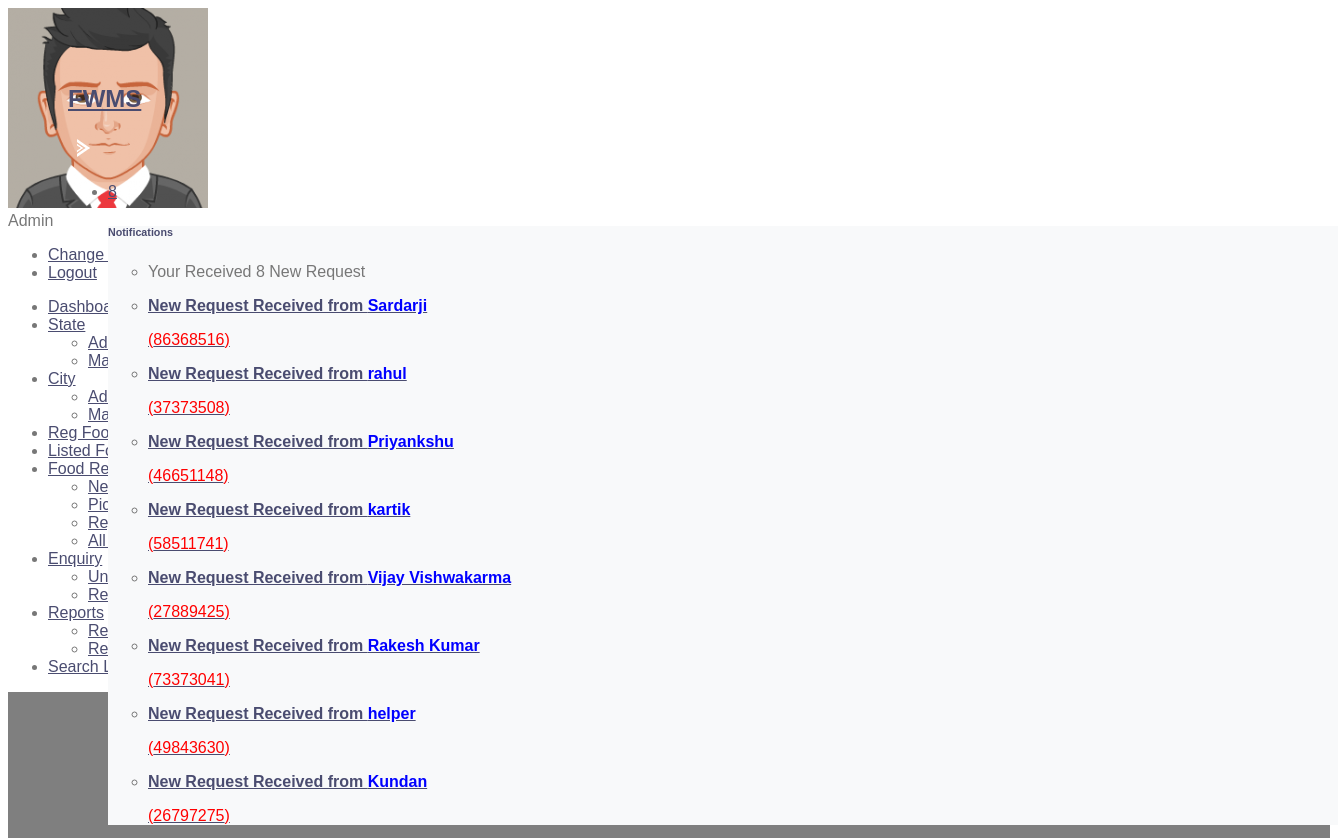
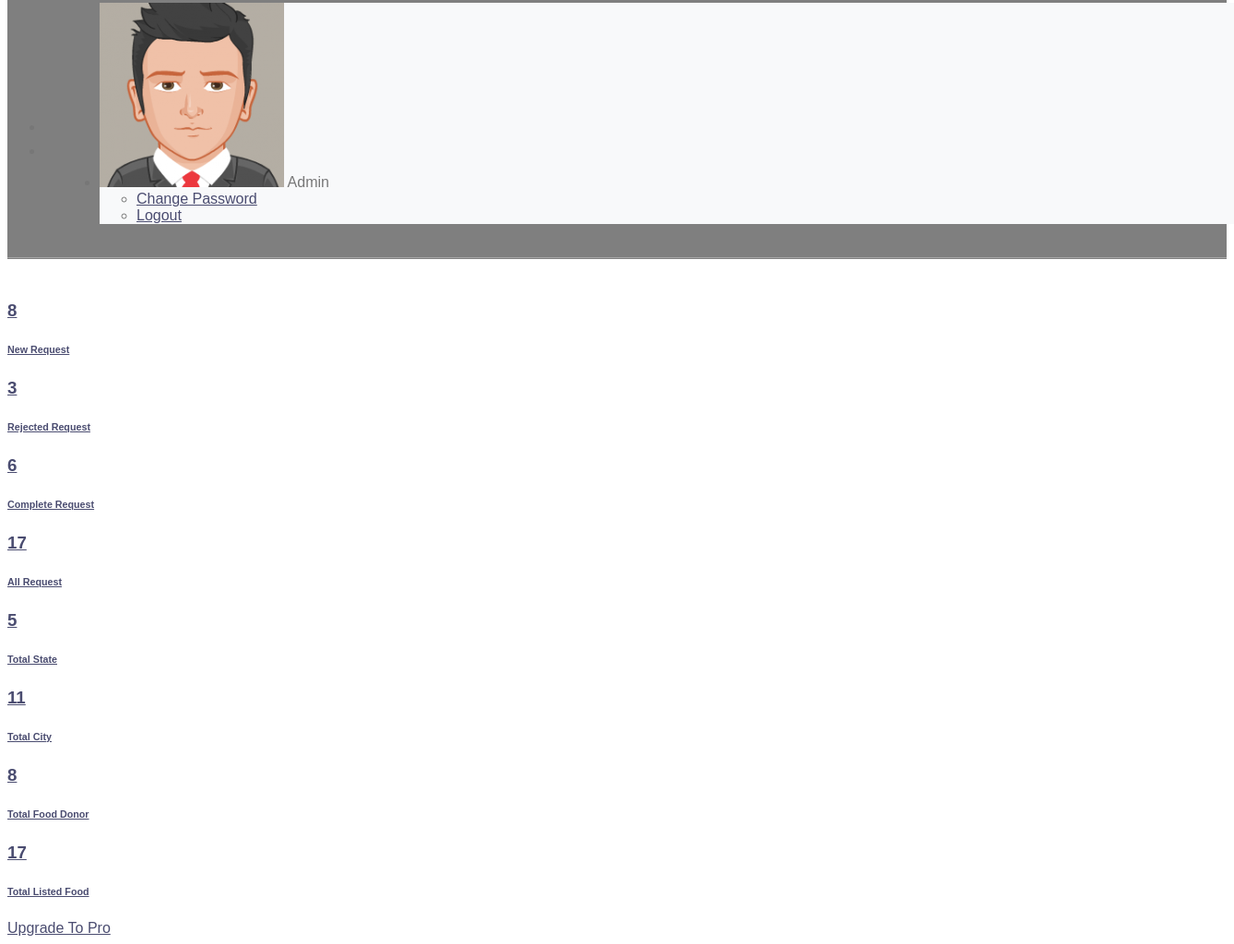
Screenshot of /dashboard (signed in) with the database file from the repository (2 pictures, top to bottom).
### foodwaste/models.py (models this page shows, shortened)
class Foodrequests(models.Model):
    food = models.ForeignKey(Food, on_delete=models.CASCADE, null=True)
    requestNumber = models.CharField(max_length=150, null=True)
    fullName = models.CharField(max_length=250, null=True)
    mobileNumber = models.CharField(max_length=15, null=True)
    message = models.CharField(max_length=350, null=True)
    requestDate = models.DateTimeField(auto_now_add=True)
    status = models.CharField(max_length=50, null=True) #tobc
    donorRemark = models.CharField(max_length=250, null=True)
    requestCompletionDate = models.DateField(null=True)

### foodwaste/views.py (the view)
# urls.py: path('dashboard', dashboard, name='dashboard'),
def dashboard(request):
    if not request.user.is_authenticated:
        return redirect('admin_login')
    totalstate = State.objects.all().count()
    totalcity = City.objects.all().count()
    totaldonor = Donor.objects.all().count()
    totalfood = Food.objects.all().count()
    totalrequest = Foodrequests.objects.all().count()
    totalnewrequest = Foodrequests.objects.filter(status=None).count()
    totalrejectrequest = Foodrequests.objects.filter(status='Request Rejected').count()
    totalcompleterequest = Foodrequests.objects.filter(status='Food Take Away/ Request Completed').count()
    return render(request, 'admin/dashboard.html', locals())

### foodwaste/templatetags/custom_tag.py (called while the page is built)
@register.filter(name = 'notification')
def notification(obj):
    foodrequest  = Foodrequests.objects.filter(status=None)
    return foodrequest

@register.simple_tag()
def notificationcount(*args, **kwargs):
    foodrequestcount  = Foodrequests.objects.filter(status=None).count()
    return foodrequestcount

### foodwaste/templates/admin/dashboard.html (shortened to what this page needs)
{% extends 'admin_base.html' %}
{% load static %}
{% block main %}
<div class="pcoded-main-container">
    <div class="pcoded-content">
        <div class="page-header">
            <div class="page-block">
                <div class="row align-items-center">
                    <div class="col-md-12">
                        <div class="page-header-title">
                            <h5 class="m-b-10">Dashboard</h5>
                        </div>
                        <ul class="breadcrumb mt-5">
                            <li class="breadcrumb-item"><a href="{% url 'dashboard' %}"></a></li>
                            <li class="breadcrumb-item"><a href="#">Dashboard</a></li>
                        </ul>
                    </div>
                </div>
            </div>
        </div>
        <div class="row">
            <div class="col-xl-4 col-md-6">
                <div class="card">
                <a href="{% url 'newRequest' %}">
                    <div class="card-body">
                        <div class="row align-items-center">
                            <div class="col-6">
                                <h3>{{totalnewrequest}}</h3>
                                <h6 class="text-muted m-b-0">New Request</h6>
                            </div>
                        </div>
                    </div></a>
                </div>
            </div>
            <div class="col-xl-4 col-md-6">
                <div class="card">
                <a href="{% url 'rejectRequest' %}">
                    <div class="card-body">
                        <div class="row align-items-center">
                            <div class="col-6">
                                <h3>{{totalrejectrequest}}</h3>
                                <h6 class="text-muted m-b-0">Rejected Request</h6>
                            </div>
                        </div>
                    </div></a>
                </div>
            </div>
            <div class="col-xl-4 col-md-6">
                <div class="card">
                <a href="{% url 'completeRequest' %}">
                    <div class="card-body">
                        <div class="row align-items-center">
                            <div class="col-6">
                                <h3>{{totalcompleterequest}}</h3>
                                <h6 class="text-muted m-b-0">Complete Request</h6>
                            </div>
                        </div>
                    </div></a>
                </div>
            </div>
            <div class="col-xl-4 col-md-6">
                <div class="card">
                <a href="{% url 'allRequest' %}">
                    <div class="card-body">
                        <div class="row align-items-center">
                            <div class="col-6">
                                <h3>{{totalrequest}}</h3>
                                <h6 class="text-muted m-b-0">All Request</h6>
                            </div>
                        </div>
                    </div></a>
                </div>
            </div>
            <div class="col-xl-4 col-md-12">
                <div class="card">
                    <a href="{% url 'manageState' %}">
                    <div class="card-body">
                        <div class="row align-items-center">
                            <div class="col-6">
                                <h3>{{totalstate}}</h3>
                                <h6 class="text-muted m-b-0">Total State </h6>
                            </div>
                        </div>
                    </div></a>
                </div>
            </div>
            <div class="col-xl-4 col-md-6">
                <div class="card">
                    <a href="{% url 'manageCity' %}">
                    <div class="card-body">
                        <div class="row align-items-center">
                            <div class="col-6">
                                <h3>{{totalcity}}</h3>
                                <h6 class="text-muted m-b-0">Total City</h6>
                            </div>
                        </div>
                    </div></a>
                </div>
            </div>
            <div class="col-xl-4 col-md-6">
                <div class="card">
                    <a href="{% url 'regFoodDonor' %}">
                    <div class="card-body">
                        <div class="row align-items-center">
                            <div class="col-6">
                                <h3>{{totaldonor}}</h3>
                                <h6 class="text-muted m-b-0">Total Food Donor</h6>
                            </div>
                        </div>
                    </div></a>
                </div>
            </div>
            <div class="col-xl-4 col-md-6">
                <div class="card">
                <a href="{% url 'listedFood' %}">
                    <div class="card-body">
                        <div class="row align-items-center">
                            <div class="col-6">
                                <h3>{{totalfood}}</h3>
                                <h6 class="text-muted m-b-0">Total Listed Food</h6>
                            </div>
                        </div>
                    </div></a>
                </div>
            </div>
        </div>
    </div>
</div>
{% endblock %}

### foodwaste/templates/admin_base.html (shortened to what this page needs)
{% load static %}
{% load custom_tag %}
<!DOCTYPE html>
<html lang="en">
<head>
    <link rel="stylesheet" href="{% static 'assets/css/style.css' %}">
</head>
<body class="">
<nav class="pcoded-navbar  ">
    <div class="navbar-wrapper  ">
        <div class="navbar-content scroll-div ">
            <div class="">
                <div class="main-menu-header">
                    <img class="img-radius" src="{% static 'assets/images/user/avatar-2.png' %}" alt="User-Profile-Image">
                    <div class="user-details">
                        <div id="more-details">Admin</div>
                    </div>
                </div>
                <div class="collapse" id="nav-user-link">
                    <ul class="list-unstyled">
                        <li class="list-group-item"><a href="{% url 'changePassword' %}">Change Password</a>
                        </li>
                        <li class="list-group-item"><a href="/logout">Logout</a></li>
                    </ul>
                </div>
            </div>
            <ul class="nav pcoded-inner-navbar ">
                <li class="nav-item">
                    <a href="{% url 'dashboard' %}" class="nav-link "><span class="pcoded-micon"></span><span
                            class="pcoded-mtext">Dashboard</span></a>
                </li>
                <li class="nav-item pcoded-hasmenu">
                    <a href="#" class="nav-link "><span class="pcoded-micon"></span><span
                            class="pcoded-mtext">State</span></a>
                    <ul class="pcoded-submenu">
                        <li><a href="{% url 'addState' %}">Add State</a></li>
                        <li><a href="{% url 'manageState' %}">Manage State</a></li>
                    </ul>
                </li>
                <li class="nav-item pcoded-hasmenu">
                    <a href="#" class="nav-link "><span class="pcoded-micon"></span><span
                            class="pcoded-mtext">City</span></a>
                    <ul class="pcoded-submenu">
                        <li><a href="{% url 'addCity' %}">Add City</a></li>
                        <li><a href="{% url 'manageCity' %}">Manage City</a></li>
                    </ul>
                </li>
                <li class="nav-item">
                    <a href="{% url 'regFoodDonor' %}" class="nav-link "><span class="pcoded-mtext">Reg Food Donor</span></a>
                </li>
                <li class="nav-item">
                    <a href="{% url 'listedFood' %}" class="nav-link "><span class="pcoded-mtext">Listed Food</span></a>
                </li>
                <li class="nav-item pcoded-hasmenu">
                    <a href="#" class="nav-link "><span class="pcoded-mtext">Food Request</span></a>
                    <ul class="pcoded-submenu">
                        <li><a href="{% url 'newRequest' %}">New Request</a></li>
                        <li><a href="{% url 'completeRequest' %}">Picked/Take Away/Completed</a></li>
                        <li><a href="{% url 'rejectRequest' %}">Rejected Request</a></li>
                        <li><a href="{% url 'allRequest' %}">All Request</a></li>
                    </ul>
                </li>
                <li class="nav-item pcoded-hasmenu">
                    <a href="#" class="nav-link "><span class="pcoded-micon"></span><span
                            class="pcoded-mtext">Enquiry</span></a>
                    <ul class="pcoded-submenu">
                        <li><a href="{% url 'unreadEnquiry' %}">Unread Enquiry</a></li>
                        <li><a href="{% url 'readEnquiry' %}">Read Enquiry</a></li>
                    </ul>
                </li>
                <li class="nav-item pcoded-hasmenu">
                    <a href="#" class="nav-link "><span class="pcoded-micon"></span><span
                            class="pcoded-mtext">Reports</span></a>
                    <ul class="pcoded-submenu">
                        <li><a href="{% url 'reportDonatedFood' %}">Report of Donated Food</a></li>
                        <li><a href="{% url 'reportregfoodDonor' %}">Report of Reg Food Donor</a></li>
                    </ul>
                </li>
                <li class="nav-item">
                    <a href="{% url 'searchFood' %}" class="nav-link "><span class="pcoded-mtext">Search Listed Food</span></a>
                </li>
            </ul>
        </div>
    </div>
</nav>
<header class="navbar pcoded-header navbar-expand-lg navbar-light header-dark">
    <div class="m-header">
        <a href="#!" class="b-brand">
            <h2>FWMS</h2>
            <img src="{% static 'assets/images/logo-icon.png' %}" alt="" class="logo-thumb">
        </a>
    </div>
    <div class="collapse navbar-collapse">
        <ul class="navbar-nav ml-auto">
            <li>
                <div class="dropdown">
                    <a class="dropdown-toggle" href="#" data-toggle="dropdown">
                        <span class="badge badge-pill badge-danger">{% notificationcount %}</span>
                    </a>
                    <div class="dropdown-menu dropdown-menu-right notification">
                        <div class="noti-head">
                            <h6 class="d-inline-block m-b-0">Notifications</h6>
                        </div>
                        <ul class="noti-body">
                            <li class="n-title">
                                <p class="m-b-0">Your Received {% notificationcount %} New Request</p>
                            </li>
                            {% for i in ""|notification %}
                            <li class="notification">
                                <a href="{% url 'newRequest' %}">
                                <div class="media">
                                    <div class="media-body">
                                        <p><strong>New Request Received from <span style="color: blue">{{i.fullName}}</span></strong></p>
                                        <p style="color: red;">({{i.requestNumber}})</p>
                                    </div>
                                </div> </a>
                            </li>
                            {% empty %}
                            <li style="text-align : center">No Records Found</li>
                            {% endfor %}
                        </ul>
                    </div>
                </div>
            </li>
            <li>
                <div class="dropdown drp-user">
                    <div class="dropdown-menu dropdown-menu-right profile-notification">
                        <div class="pro-head">
                            <img src="{% static 'assets/images/user/avatar-2.png' %}" class="img-radius" alt="User-Profile-Image">
                            <span>Admin</span>
                        </div>
                        <ul class="pro-body">
                            <li><a href="{% url 'changePassword' %}" class="dropdown-item"> Change Password</a></li>
                            <li><a href="/logout" class="dropdown-item"> Logout</a></li>
                        </ul>
                    </div>
                </div>
            </li>
        </ul>
    </div>
</header>
{% block main %}
{% endblock %}
</body>
</html>

### foodwaste/static/css/style.css (style rules this page uses)
body { color: #777777; font-weight: 500; background: #ffffff; font-family: 'Quicksand', sans-serif; }
h1, h2, h3, h4, h5, h6 { color: #4a4c70; }
a { color: #4a4c70; transition: .3s; }
.navbar { position: relative; transition: .5s; z-index: 999; }
.navbar .dropdown-menu { margin-top: 0; border: 0; border-radius: 0; background: #f8f9fa; }
@media (min-width: 992px) { .navbar { position: absolute; width: 100%; top: 45px; padding: 20px 60px; background: transparent !important; border-bottom: 1px solid rgba(255, 255, 255, .3); z-index: 9; } }
.page-header { position: relative; margin-bottom: 45px; padding: 210px 0 90px 0; text-align: center; background: linear-gradient(rgba(0, 0, 0, .5), rgba(0, 0, 0, .5)), url(../img/page-header.jpg); background-attachment: fixed; background-position: center; background-repeat: no-repeat; background-size: cover; }
.page-header a { position: relative; padding: 0 12px; font-size: 22px; color: #ffffff; }
.page-header a::after { position: absolute; content: "/"; width: 8px; height: 8px; top: -2px; right: -7px; text-align: center; color: #ffffff; }
.page-header a:last-child::after { display: none; }

### rows the page displays
Foodrequests: fullName "Sardarji", requestNumber "86368516"
Foodrequests: fullName "rahul", requestNumber "37373508"
Foodrequests: fullName "Priyankshu", requestNumber "46651148"
Foodrequests: fullName "kartik", requestNumber "58511741"
Foodrequests: fullName "Vijay Vishwakarma", requestNumber "27889425"
Foodrequests: fullName "Rakesh Kumar", requestNumber "73373041"
Foodrequests: fullName "helper", requestNumber "49843630"
Foodrequests: fullName "Kundan", requestNumber "26797275"

### other values shown
{{ totalnewrequest }} "8"
{{ totalrejectrequest }} "3"
{{ totalcompleterequest }} "6"
{{ totalrequest }} "17"
{{ totalstate }} "5"
{{ totalcity }} "11"
{{ totaldonor }} "8"
{{ totalfood }} "17"
